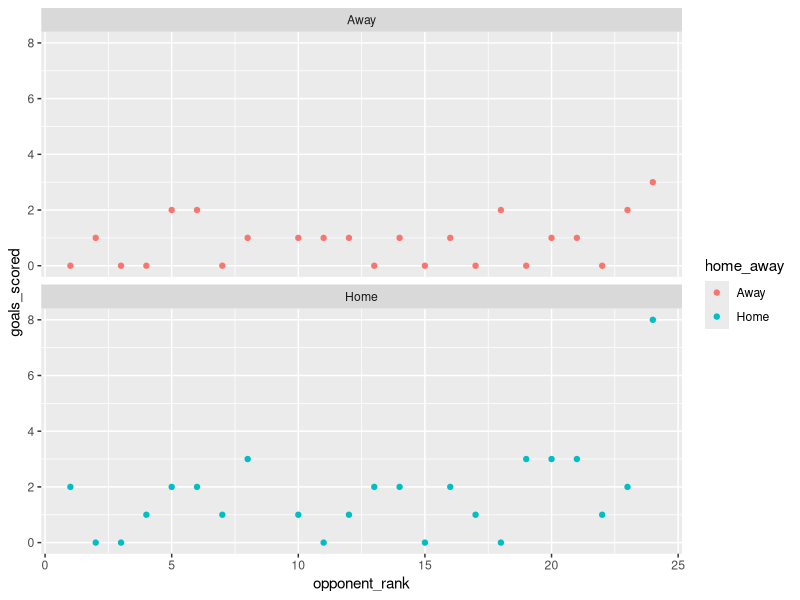

Recreate this plot in R. (Note: this script raises an error after producing the figure.)
library('tidyverse') 

# Load the matches dataset ===============================================================

matches <- read.csv('./data/ashford_matches.csv')

# Plot different quantities ==============================================================
# Colour the home and away data differently to see the difference.

plot <- ggplot2::ggplot(data=matches) +
  ggplot2::geom_point(mapping = aes(x=opponent_rank, y=goals_scored, color=home_away)) +
  ggplot2::facet_wrap(~ home_away, nrow=2)
ggplot2::ggsave(plot=plot, filename='rank_against_scored.png', path='./outputs/week_2/plots/matches')

plot <- ggplot2::ggplot(data=matches) +
  ggplot2::geom_point(mapping = aes(x=opponent_rank, y=goals_conceded, color=home_away)) +
  ggplot2::facet_wrap(~ home_away, nrow=2)
ggplot2::ggsave(plot=plot, filename='rank_against_conceded.png', path='./outputs/week_2/plots/matches')

# See how position number
plot <- ggplot2::ggplot(data = matches) +
  ggplot2::geom_bar(mapping = aes(goals_conceded, fill=home_away))
ggplot2::ggsave(plot, filename = 'bar_conceded.png', path = './outputs/week_2/plots/matches')
